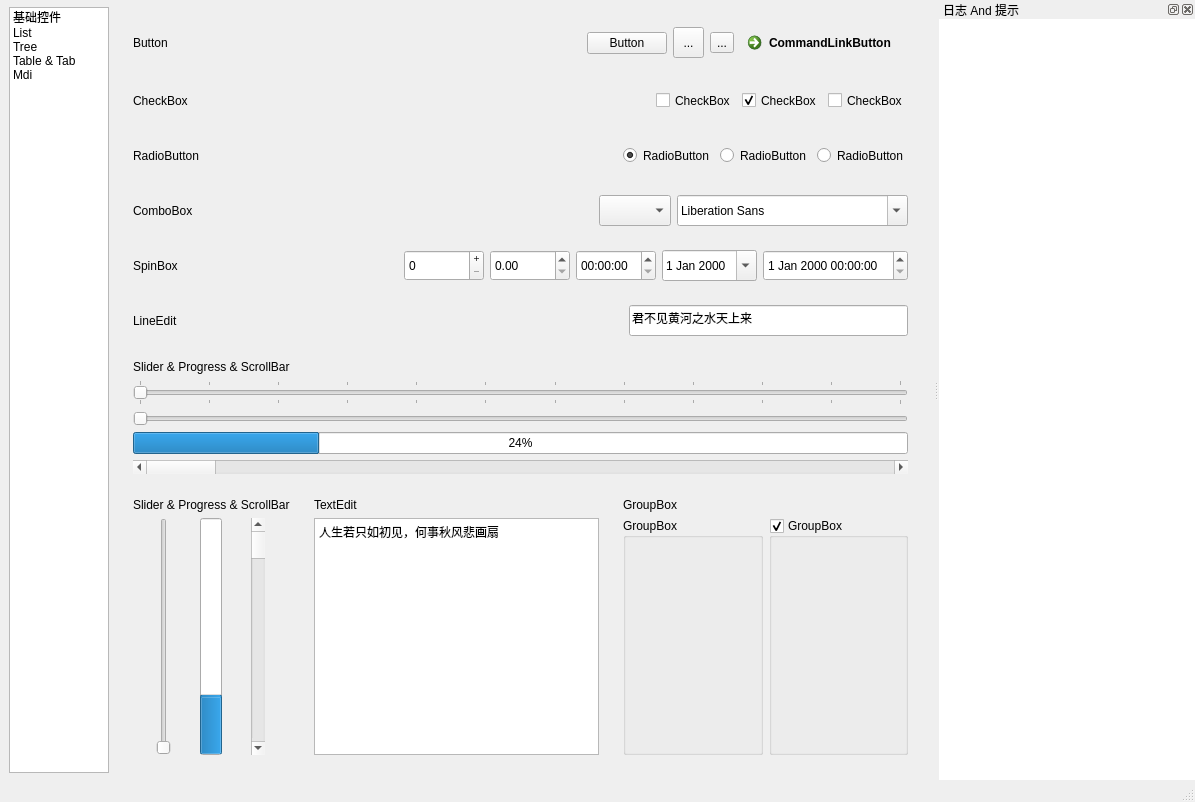
<?xml version="1.0" encoding="UTF-8"?>
<ui version="4.0">
 <class>MainWindow</class>
 <widget class="QMainWindow" name="MainWindow">
  <property name="geometry">
   <rect>
    <x>0</x>
    <y>0</y>
    <width>1195</width>
    <height>802</height>
   </rect>
  </property>
  <property name="windowTitle">
   <string>MainWindow</string>
  </property>
  <property name="styleSheet">
   <string notr="true"/>
  </property>
  <widget class="QWidget" name="centralwidget">
   <layout class="QGridLayout" name="gridLayout">
    <property name="topMargin">
     <number>7</number>
    </property>
    <property name="rightMargin">
     <number>7</number>
    </property>
    <property name="bottomMargin">
     <number>7</number>
    </property>
    <item row="0" column="0">
     <widget class="QListWidget" name="listWidget">
      <property name="sizePolicy">
       <sizepolicy hsizetype="Fixed" vsizetype="Expanding">
        <horstretch>0</horstretch>
        <verstretch>0</verstretch>
       </sizepolicy>
      </property>
      <property name="maximumSize">
       <size>
        <width>100</width>
        <height>16777215</height>
       </size>
      </property>
      <item>
       <property name="text">
        <string>基础控件</string>
       </property>
      </item>
      <item>
       <property name="text">
        <string>List</string>
       </property>
      </item>
      <item>
       <property name="text">
        <string>Tree</string>
       </property>
      </item>
      <item>
       <property name="text">
        <string>Table &amp; Tab</string>
       </property>
      </item>
      <item>
       <property name="text">
        <string>Mdi</string>
       </property>
      </item>
     </widget>
    </item>
    <item row="0" column="1">
     <widget class="QStackedWidget" name="stackedWidget">
      <property name="currentIndex">
       <number>0</number>
      </property>
      <widget class="QWidget" name="page">
       <layout class="QGridLayout" name="gridLayout_14">
        <item row="0" column="0" colspan="3">
         <widget class="QWidget" name="widget" native="true">
          <layout class="QGridLayout" name="gridLayout_2">
           <item row="0" column="6">
            <widget class="QCommandLinkButton" name="commandLinkButton">
             <property name="minimumSize">
              <size>
               <width>0</width>
               <height>31</height>
              </size>
             </property>
             <property name="text">
              <string>CommandLinkButton</string>
             </property>
            </widget>
           </item>
           <item row="0" column="1">
            <spacer name="horizontalSpacer">
             <property name="orientation">
              <enum>Qt::Horizontal</enum>
             </property>
             <property name="sizeHint" stdset="0">
              <size>
               <width>522</width>
               <height>20</height>
              </size>
             </property>
            </spacer>
           </item>
           <item row="0" column="5">
            <widget class="QToolButton" name="toolButton_2">
             <property name="minimumSize">
              <size>
               <width>0</width>
               <height>0</height>
              </size>
             </property>
             <property name="text">
              <string>...</string>
             </property>
             <property name="toolButtonStyle">
              <enum>Qt::ToolButtonTextBesideIcon</enum>
             </property>
            </widget>
           </item>
           <item row="0" column="3">
            <widget class="QPushButton" name="pushButton">
             <property name="minimumSize">
              <size>
               <width>0</width>
               <height>0</height>
              </size>
             </property>
             <property name="text">
              <string>Button</string>
             </property>
            </widget>
           </item>
           <item row="0" column="4">
            <widget class="QToolButton" name="toolButton">
             <property name="minimumSize">
              <size>
               <width>31</width>
               <height>31</height>
              </size>
             </property>
             <property name="text">
              <string>...</string>
             </property>
            </widget>
           </item>
           <item row="0" column="0">
            <widget class="QLabel" name="label">
             <property name="text">
              <string>Button</string>
             </property>
            </widget>
           </item>
          </layout>
         </widget>
        </item>
        <item row="1" column="0" colspan="3">
         <widget class="QWidget" name="widget_2" native="true">
          <layout class="QGridLayout" name="gridLayout_6">
           <item row="0" column="0">
            <widget class="QLabel" name="label_2">
             <property name="text">
              <string>CheckBox</string>
             </property>
            </widget>
           </item>
           <item row="0" column="1">
            <spacer name="horizontalSpacer_2">
             <property name="orientation">
              <enum>Qt::Horizontal</enum>
             </property>
             <property name="sizeHint" stdset="0">
              <size>
               <width>634</width>
               <height>20</height>
              </size>
             </property>
            </spacer>
           </item>
           <item row="0" column="2">
            <widget class="QCheckBox" name="checkBox">
             <property name="minimumSize">
              <size>
               <width>0</width>
               <height>31</height>
              </size>
             </property>
             <property name="text">
              <string>CheckBox</string>
             </property>
             <property name="tristate">
              <bool>true</bool>
             </property>
            </widget>
           </item>
           <item row="0" column="3">
            <widget class="QCheckBox" name="checkBox_2">
             <property name="minimumSize">
              <size>
               <width>0</width>
               <height>31</height>
              </size>
             </property>
             <property name="text">
              <string>CheckBox</string>
             </property>
             <property name="checked">
              <bool>true</bool>
             </property>
            </widget>
           </item>
           <item row="0" column="4">
            <widget class="QCheckBox" name="checkBox_3">
             <property name="minimumSize">
              <size>
               <width>0</width>
               <height>31</height>
              </size>
             </property>
             <property name="text">
              <string>CheckBox</string>
             </property>
            </widget>
           </item>
          </layout>
         </widget>
        </item>
        <item row="2" column="0" colspan="3">
         <widget class="QWidget" name="widget_3" native="true">
          <layout class="QGridLayout" name="gridLayout_7">
           <item row="0" column="0">
            <widget class="QLabel" name="label_3">
             <property name="text">
              <string>RadioButton</string>
             </property>
            </widget>
           </item>
           <item row="0" column="1">
            <spacer name="horizontalSpacer_3">
             <property name="orientation">
              <enum>Qt::Horizontal</enum>
             </property>
             <property name="sizeHint" stdset="0">
              <size>
               <width>570</width>
               <height>20</height>
              </size>
             </property>
            </spacer>
           </item>
           <item row="0" column="2">
            <widget class="QRadioButton" name="radioButton_3">
             <property name="minimumSize">
              <size>
               <width>0</width>
               <height>31</height>
              </size>
             </property>
             <property name="text">
              <string>RadioButton</string>
             </property>
             <property name="checked">
              <bool>true</bool>
             </property>
            </widget>
           </item>
           <item row="0" column="3">
            <widget class="QRadioButton" name="radioButton_2">
             <property name="minimumSize">
              <size>
               <width>0</width>
               <height>31</height>
              </size>
             </property>
             <property name="text">
              <string>RadioButton</string>
             </property>
            </widget>
           </item>
           <item row="0" column="4">
            <widget class="QRadioButton" name="radioButton">
             <property name="minimumSize">
              <size>
               <width>0</width>
               <height>31</height>
              </size>
             </property>
             <property name="text">
              <string>RadioButton</string>
             </property>
            </widget>
           </item>
          </layout>
         </widget>
        </item>
        <item row="3" column="0" colspan="3">
         <widget class="QWidget" name="widget_4" native="true">
          <layout class="QGridLayout" name="gridLayout_8">
           <item row="0" column="0">
            <widget class="QLabel" name="label_4">
             <property name="text">
              <string>ComboBox</string>
             </property>
            </widget>
           </item>
           <item row="0" column="1">
            <spacer name="horizontalSpacer_4">
             <property name="orientation">
              <enum>Qt::Horizontal</enum>
             </property>
             <property name="sizeHint" stdset="0">
              <size>
               <width>578</width>
               <height>20</height>
              </size>
             </property>
            </spacer>
           </item>
           <item row="0" column="2">
            <widget class="QComboBox" name="comboBox">
             <property name="sizePolicy">
              <sizepolicy hsizetype="Preferred" vsizetype="Fixed">
               <horstretch>0</horstretch>
               <verstretch>0</verstretch>
              </sizepolicy>
             </property>
             <property name="minimumSize">
              <size>
               <width>0</width>
               <height>31</height>
              </size>
             </property>
            </widget>
           </item>
           <item row="0" column="3">
            <widget class="QFontComboBox" name="fontComboBox">
             <property name="minimumSize">
              <size>
               <width>0</width>
               <height>31</height>
              </size>
             </property>
            </widget>
           </item>
          </layout>
         </widget>
        </item>
        <item row="4" column="0" colspan="3">
         <widget class="QWidget" name="widget_5" native="true">
          <layout class="QHBoxLayout" name="horizontalLayout">
           <item>
            <widget class="QLabel" name="label_5">
             <property name="text">
              <string>SpinBox</string>
             </property>
            </widget>
           </item>
           <item>
            <spacer name="horizontalSpacer_5">
             <property name="orientation">
              <enum>Qt::Horizontal</enum>
             </property>
             <property name="sizeHint" stdset="0">
              <size>
               <width>413</width>
               <height>20</height>
              </size>
             </property>
            </spacer>
           </item>
           <item>
            <widget class="QSpinBox" name="spinBox">
             <property name="minimumSize">
              <size>
               <width>80</width>
               <height>31</height>
              </size>
             </property>
             <property name="buttonSymbols">
              <enum>QAbstractSpinBox::PlusMinus</enum>
             </property>
            </widget>
           </item>
           <item>
            <widget class="QDoubleSpinBox" name="doubleSpinBox">
             <property name="minimumSize">
              <size>
               <width>80</width>
               <height>31</height>
              </size>
             </property>
            </widget>
           </item>
           <item>
            <widget class="QTimeEdit" name="timeEdit">
             <property name="minimumSize">
              <size>
               <width>80</width>
               <height>31</height>
              </size>
             </property>
            </widget>
           </item>
           <item>
            <widget class="QDateEdit" name="dateEdit">
             <property name="minimumSize">
              <size>
               <width>0</width>
               <height>31</height>
              </size>
             </property>
             <property name="calendarPopup">
              <bool>true</bool>
             </property>
            </widget>
           </item>
           <item>
            <widget class="QDateTimeEdit" name="dateTimeEdit">
             <property name="minimumSize">
              <size>
               <width>0</width>
               <height>31</height>
              </size>
             </property>
            </widget>
           </item>
          </layout>
         </widget>
        </item>
        <item row="5" column="0" colspan="3">
         <widget class="QWidget" name="widget_10" native="true">
          <layout class="QGridLayout" name="gridLayout_13">
           <item row="0" column="0">
            <widget class="QLabel" name="label_10">
             <property name="text">
              <string>LineEdit</string>
             </property>
            </widget>
           </item>
           <item row="0" column="1">
            <spacer name="horizontalSpacer_6">
             <property name="orientation">
              <enum>Qt::Horizontal</enum>
             </property>
             <property name="sizeHint" stdset="0">
              <size>
               <width>445</width>
               <height>20</height>
              </size>
             </property>
            </spacer>
           </item>
           <item row="0" column="2">
            <widget class="QLineEdit" name="lineEdit">
             <property name="minimumSize">
              <size>
               <width>0</width>
               <height>31</height>
              </size>
             </property>
             <property name="text">
              <string>君不见黄河之水天上来</string>
             </property>
            </widget>
           </item>
          </layout>
         </widget>
        </item>
        <item row="6" column="0" colspan="3">
         <widget class="QWidget" name="widget_6" native="true">
          <layout class="QGridLayout" name="gridLayout_9">
           <item row="4" column="0">
            <widget class="QScrollBar" name="horizontalScrollBar">
             <property name="orientation">
              <enum>Qt::Horizontal</enum>
             </property>
            </widget>
           </item>
           <item row="3" column="0">
            <widget class="QProgressBar" name="progressBar">
             <property name="value">
              <number>24</number>
             </property>
            </widget>
           </item>
           <item row="2" column="0">
            <widget class="QSlider" name="horizontalSlider">
             <property name="orientation">
              <enum>Qt::Horizontal</enum>
             </property>
            </widget>
           </item>
           <item row="0" column="0">
            <widget class="QLabel" name="label_6">
             <property name="text">
              <string>Slider &amp; Progress &amp; ScrollBar</string>
             </property>
            </widget>
           </item>
           <item row="1" column="0">
            <widget class="QSlider" name="horizontalSlider_3">
             <property name="orientation">
              <enum>Qt::Horizontal</enum>
             </property>
             <property name="tickPosition">
              <enum>QSlider::TicksBothSides</enum>
             </property>
             <property name="tickInterval">
              <number>9</number>
             </property>
            </widget>
           </item>
          </layout>
         </widget>
        </item>
        <item row="7" column="0">
         <widget class="QWidget" name="widget_9" native="true">
          <layout class="QGridLayout" name="gridLayout_12">
           <item row="0" column="0">
            <widget class="QLabel" name="label_9">
             <property name="text">
              <string>Slider &amp; Progress &amp; ScrollBar</string>
             </property>
            </widget>
           </item>
           <item row="1" column="0">
            <layout class="QHBoxLayout" name="horizontalLayout_2">
             <item>
              <widget class="QSlider" name="horizontalSlider_2">
               <property name="orientation">
                <enum>Qt::Vertical</enum>
               </property>
              </widget>
             </item>
             <item>
              <widget class="QProgressBar" name="progressBar_2">
               <property name="value">
                <number>24</number>
               </property>
               <property name="orientation">
                <enum>Qt::Vertical</enum>
               </property>
              </widget>
             </item>
             <item>
              <widget class="QScrollBar" name="horizontalScrollBar_2">
               <property name="orientation">
                <enum>Qt::Vertical</enum>
               </property>
              </widget>
             </item>
            </layout>
           </item>
          </layout>
         </widget>
        </item>
        <item row="7" column="1">
         <widget class="QWidget" name="widget_7" native="true">
          <layout class="QGridLayout" name="gridLayout_10">
           <item row="0" column="0">
            <widget class="QLabel" name="label_7">
             <property name="sizePolicy">
              <sizepolicy hsizetype="Preferred" vsizetype="Fixed">
               <horstretch>0</horstretch>
               <verstretch>0</verstretch>
              </sizepolicy>
             </property>
             <property name="text">
              <string>TextEdit</string>
             </property>
            </widget>
           </item>
           <item row="1" column="0">
            <widget class="QTextEdit" name="textEdit">
             <property name="html">
              <string>&lt;!DOCTYPE HTML PUBLIC &quot;-//W3C//DTD HTML 4.0//EN&quot; &quot;http://www.w3.org/TR/REC-html40/strict.dtd&quot;&gt;
&lt;html&gt;&lt;head&gt;&lt;meta name=&quot;qrichtext&quot; content=&quot;1&quot; /&gt;&lt;meta charset=&quot;utf-8&quot; /&gt;&lt;style type=&quot;text/css&quot;&gt;
p, li { white-space: pre-wrap; }
hr { height: 1px; border-width: 0; }
li.unchecked::marker { content: &quot;\2610&quot;; }
li.checked::marker { content: &quot;\2612&quot;; }
&lt;/style&gt;&lt;/head&gt;&lt;body style=&quot; font-family:'Microsoft YaHei UI'; font-size:9pt; font-weight:400; font-style:normal;&quot;&gt;
&lt;p style=&quot; margin-top:0px; margin-bottom:0px; margin-left:0px; margin-right:0px; -qt-block-indent:0; text-indent:0px;&quot;&gt;人生若只如初见，何事秋风悲画扇&lt;/p&gt;&lt;/body&gt;&lt;/html&gt;</string>
             </property>
            </widget>
           </item>
          </layout>
         </widget>
        </item>
        <item row="7" column="2">
         <widget class="QWidget" name="widget_8" native="true">
          <layout class="QGridLayout" name="gridLayout_11">
           <item row="0" column="0" colspan="2">
            <widget class="QLabel" name="label_8">
             <property name="sizePolicy">
              <sizepolicy hsizetype="Preferred" vsizetype="Fixed">
               <horstretch>0</horstretch>
               <verstretch>0</verstretch>
              </sizepolicy>
             </property>
             <property name="text">
              <string>GroupBox</string>
             </property>
            </widget>
           </item>
           <item row="1" column="0">
            <widget class="QGroupBox" name="groupBox">
             <property name="sizePolicy">
              <sizepolicy hsizetype="Expanding" vsizetype="Preferred">
               <horstretch>0</horstretch>
               <verstretch>0</verstretch>
              </sizepolicy>
             </property>
             <property name="title">
              <string>GroupBox</string>
             </property>
            </widget>
           </item>
           <item row="1" column="1">
            <widget class="QGroupBox" name="groupBox_2">
             <property name="sizePolicy">
              <sizepolicy hsizetype="Expanding" vsizetype="Preferred">
               <horstretch>0</horstretch>
               <verstretch>0</verstretch>
              </sizepolicy>
             </property>
             <property name="title">
              <string>GroupBox</string>
             </property>
             <property name="flat">
              <bool>false</bool>
             </property>
             <property name="checkable">
              <bool>true</bool>
             </property>
            </widget>
           </item>
          </layout>
         </widget>
        </item>
       </layout>
      </widget>
      <widget class="QWidget" name="page_2">
       <layout class="QGridLayout" name="gridLayout_3">
        <item row="0" column="0">
         <widget class="QListWidget" name="listWidget_2">
          <item>
           <property name="text">
            <string>窗前明月光</string>
           </property>
          </item>
          <item>
           <property name="text">
            <string>疑是地上霜</string>
           </property>
          </item>
          <item>
           <property name="text">
            <string>举头望明月</string>
           </property>
          </item>
          <item>
           <property name="text">
            <string>低头思故乡</string>
           </property>
          </item>
         </widget>
        </item>
       </layout>
      </widget>
      <widget class="QWidget" name="page_3">
       <layout class="QGridLayout" name="gridLayout_4">
        <item row="0" column="0">
         <widget class="QTreeWidget" name="treeWidget">
          <column>
           <property name="text">
            <string>省份</string>
           </property>
          </column>
          <item>
           <property name="text">
            <string>四川</string>
           </property>
           <property name="checkState">
            <enum>Checked</enum>
           </property>
           <item>
            <property name="text">
             <string>成都</string>
            </property>
            <property name="checkState">
             <enum>Checked</enum>
            </property>
           </item>
           <item>
            <property name="text">
             <string>绵阳</string>
            </property>
            <property name="checkState">
             <enum>Checked</enum>
            </property>
           </item>
           <item>
            <property name="text">
             <string>德阳</string>
            </property>
            <property name="checkState">
             <enum>Checked</enum>
            </property>
           </item>
           <item>
            <property name="text">
             <string>资阳</string>
            </property>
            <property name="checkState">
             <enum>Checked</enum>
            </property>
           </item>
           <item>
            <property name="text">
             <string>遂宁</string>
            </property>
            <property name="checkState">
             <enum>Checked</enum>
            </property>
           </item>
          </item>
          <item>
           <property name="text">
            <string>云南</string>
           </property>
           <property name="checkState">
            <enum>Checked</enum>
           </property>
          </item>
          <item>
           <property name="text">
            <string>贵州</string>
           </property>
           <property name="checkState">
            <enum>Checked</enum>
           </property>
          </item>
         </widget>
        </item>
       </layout>
      </widget>
      <widget class="QWidget" name="page_4">
       <layout class="QGridLayout" name="gridLayout_5">
        <item row="0" column="0">
         <widget class="QTableWidget" name="tableWidget">
          <property name="alternatingRowColors">
           <bool>false</bool>
          </property>
          <property name="showGrid">
           <bool>true</bool>
          </property>
          <property name="gridStyle">
           <enum>Qt::SolidLine</enum>
          </property>
          <property name="sortingEnabled">
           <bool>true</bool>
          </property>
          <attribute name="verticalHeaderVisible">
           <bool>false</bool>
          </attribute>
          <row/>
          <row/>
          <row/>
          <row/>
          <column>
           <property name="text">
            <string>班级</string>
           </property>
          </column>
          <column>
           <property name="text">
            <string>姓名</string>
           </property>
          </column>
          <column>
           <property name="text">
            <string>年龄</string>
           </property>
          </column>
          <item row="0" column="0">
           <property name="text">
            <string>一班</string>
           </property>
           <property name="checkState">
            <enum>Checked</enum>
           </property>
          </item>
          <item row="0" column="1">
           <property name="text">
            <string>张一</string>
           </property>
          </item>
          <item row="0" column="2">
           <property name="text">
            <string>10</string>
           </property>
          </item>
          <item row="1" column="0">
           <property name="text">
            <string>二班</string>
           </property>
           <property name="checkState">
            <enum>Checked</enum>
           </property>
          </item>
          <item row="1" column="1">
           <property name="text">
            <string>张二</string>
           </property>
          </item>
          <item row="1" column="2">
           <property name="text">
            <string>10</string>
           </property>
          </item>
          <item row="2" column="0">
           <property name="text">
            <string>三班</string>
           </property>
           <property name="checkState">
            <enum>Checked</enum>
           </property>
          </item>
          <item row="2" column="1">
           <property name="text">
            <string>张一</string>
           </property>
          </item>
          <item row="2" column="2">
           <property name="text">
            <string>10</string>
           </property>
          </item>
          <item row="3" column="0">
           <property name="text">
            <string>四班</string>
           </property>
           <property name="checkState">
            <enum>Checked</enum>
           </property>
          </item>
          <item row="3" column="1">
           <property name="text">
            <string>张一</string>
           </property>
          </item>
          <item row="3" column="2">
           <property name="text">
            <string>10</string>
           </property>
          </item>
         </widget>
        </item>
        <item row="0" column="1">
         <widget class="QTabWidget" name="tabWidget">
          <property name="tabsClosable">
           <bool>true</bool>
          </property>
          <property name="movable">
           <bool>true</bool>
          </property>
          <widget class="QWidget" name="tab">
           <attribute name="title">
            <string>Tab 1</string>
           </attribute>
          </widget>
          <widget class="QWidget" name="tab_2">
           <attribute name="title">
            <string>Tab 2</string>
           </attribute>
          </widget>
         </widget>
        </item>
       </layout>
      </widget>
      <widget class="QWidget" name="page_5"/>
     </widget>
    </item>
   </layout>
  </widget>
  <widget class="QMenuBar" name="menubar">
   <property name="geometry">
    <rect>
     <x>0</x>
     <y>0</y>
     <width>1195</width>
     <height>22</height>
    </rect>
   </property>
  </widget>
  <widget class="QStatusBar" name="statusbar"/>
  <widget class="QDockWidget" name="dockWidget">
   <property name="floating">
    <bool>false</bool>
   </property>
   <property name="windowTitle">
    <string>日志 And 提示</string>
   </property>
   <attribute name="dockWidgetArea">
    <number>2</number>
   </attribute>
   <widget class="QWidget" name="dockWidgetContents_2">
    <layout class="QGridLayout" name="gridLayout_15">
     <property name="leftMargin">
      <number>0</number>
     </property>
     <property name="topMargin">
      <number>0</number>
     </property>
     <property name="rightMargin">
      <number>0</number>
     </property>
     <property name="bottomMargin">
      <number>0</number>
     </property>
     <item row="0" column="0">
      <widget class="QTextEdit" name="log">
       <property name="frameShape">
        <enum>QFrame::NoFrame</enum>
       </property>
      </widget>
     </item>
    </layout>
   </widget>
  </widget>
  <action name="actionNewCreate">
   <property name="text">
    <string>New Create</string>
   </property>
  </action>
  <action name="actionCloseFile">
   <property name="text">
    <string>Close File</string>
   </property>
  </action>
  <action name="actionExit">
   <property name="text">
    <string>Exit</string>
   </property>
  </action>
  <action name="actionRedo">
   <property name="text">
    <string>Redo</string>
   </property>
  </action>
  <action name="actionUndo">
   <property name="text">
    <string>Undo</string>
   </property>
  </action>
  <action name="actionCut">
   <property name="text">
    <string>Cut</string>
   </property>
  </action>
  <action name="actionCopy">
   <property name="text">
    <string>Copy</string>
   </property>
  </action>
  <action name="actionPaste">
   <property name="text">
    <string>Paste</string>
   </property>
  </action>
  <action name="actionQwidgetCpp">
   <property name="text">
    <string>qwidget.cpp</string>
   </property>
  </action>
  <action name="actionQwidgetH">
   <property name="text">
    <string>qwidget.h</string>
   </property>
  </action>
 </widget>
 <resources/>
 <connections>
  <connection>
   <sender>listWidget</sender>
   <signal>currentRowChanged(int)</signal>
   <receiver>stackedWidget</receiver>
   <slot>setCurrentIndex(int)</slot>
   <hints>
    <hint type="sourcelabel">
     <x>59</x>
     <y>46</y>
    </hint>
    <hint type="destinationlabel">
     <x>642</x>
     <y>364</y>
    </hint>
   </hints>
  </connection>
  <connection>
   <sender>horizontalSlider</sender>
   <signal>valueChanged(int)</signal>
   <receiver>progressBar</receiver>
   <slot>setValue(int)</slot>
   <hints>
    <hint type="sourcelabel">
     <x>195</x>
     <y>344</y>
    </hint>
    <hint type="destinationlabel">
     <x>196</x>
     <y>363</y>
    </hint>
   </hints>
  </connection>
  <connection>
   <sender>horizontalSlider_2</sender>
   <signal>valueChanged(int)</signal>
   <receiver>progressBar_2</receiver>
   <slot>setValue(int)</slot>
   <hints>
    <hint type="sourcelabel">
     <x>160</x>
     <y>546</y>
    </hint>
    <hint type="destinationlabel">
     <x>218</x>
     <y>546</y>
    </hint>
   </hints>
  </connection>
 </connections>
</ui>
